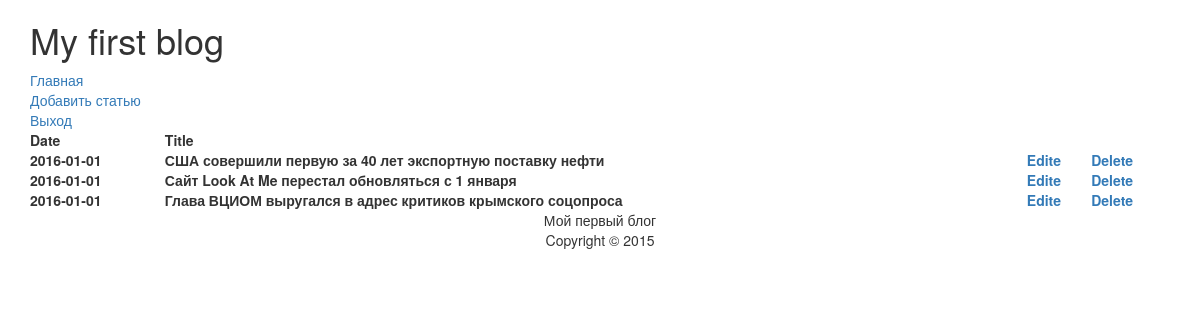
The page /?section=admin (signed in) on the database its author committed.
### tables this page shows
CREATE TABLE "articles" (
	`id`	INTEGER NOT NULL PRIMARY KEY AUTOINCREMENT,
	`title`	TEXT,
	`content`	TEXT,
	`date`	TEXT
);

### index.php (called while the page is built, shortened)
<?php
require_once("preamble.php");
require_once('content/menu.php');
require_once("template.php");
?>

### preamble.php (called while the page is built, shortened)
<?php
require_once("class/blog.php");
$db = new SQLite3('blog.db');
$blog = new Blog($db);
?>

### class/blog.php (called while the page is built, shortened)
<?php
class Blog {
	private $db;
	public function __construct($db) {
		$this->db = $db;
	}
	public function list_articles() {
		$return = false;
		if ($this->db) {
			$query = "SELECT * FROM articles ORDER BY id DESC;";
			$result = $this->db->query($query);
			if($result) {
				while (true) {
					$row = $result->fetchArray(SQLITE3_ASSOC);
					if ($row) {
						$return[] = $row;
					} else {
						break;
					}
				}
			}
		}
		return $return;
	}
}
?>

### content/admin.php (the view)
<?php
	$articles = $blog->list_articles();
	echo "
\t\t\t<table class='admin-table'>\r
\t\t\t\t<tr>\r
\t\t\t\t\t<th>Date</th>\r
\t\t\t\t\t<th>Title</th>\r
\t\t\t\t\t<th></th>\r
\t\t\t\t\t<th></th>\r
\t\t\t\t</tr>\r
	";
	foreach ($articles as $a) {
		echo "
\t\t\t\t<tr>\r
\t\t\t\t\t<th>".$a['date']."</th>\r
\t\t\t\t\t<th>".$a['title']."</th>\r
\t\t\t\t\t<th><a href='?section=admin&action=edit&id=".$a['id']."'>Edite</a></th>\r
\t\t\t\t\t<th><a href='?section=admin&action=delete&id=".$a['id']."'>Delete</a></th>\r
\t\t\t\t</tr>\r
		";
	}
	echo "
\t\t\t</table>\r
	";
?>

### style.css (style rules this page uses)
.admin-table { width: 100%; }

### rows shown on the page
articles: date "2016-01-01", title "США совершили первую за 40 лет экспортную поставку нефти"
articles: date "2016-01-01", title "Сайт Look At Me перестал обновляться с 1 января"
articles: date "2016-01-01", title "Глава ВЦИОМ выругался в адрес критиков крымского соцопроса"

### other values the page prints
$blog->get_title() "My first blog"
$a['name'] "Главная"
$a['name'] "Добавить статью"
$a['name'] "Выход"
